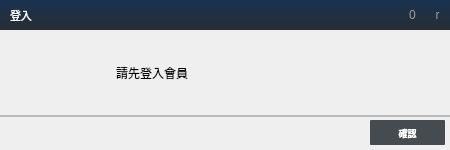
<?xml version="1.0" encoding="UTF-8"?>
<ui version="4.0">
 <class>Msg</class>
 <widget class="QWidget" name="Msg">
  <property name="geometry">
   <rect>
    <x>0</x>
    <y>0</y>
    <width>450</width>
    <height>150</height>
   </rect>
  </property>
  <property name="windowTitle">
   <string>消息提示</string>
  </property>
  <property name="styleSheet">
   <string notr="true">QWidget#widgetTitle {
	background-color: qlineargradient(spread:pad, x1:0, y1:0, x2:0, y2:1, stop:0 rgba(25, 50, 80, 255), stop:1 rgba(40, 45, 50, 255));
}
QWidget#widgetContent {
	
}
QWidget#widgetBottom {
	border-top-style: solid;
	border-top-width: 2px;
	border-top-color: rgba(60, 65, 70, 80);
}

QLabel#lbl_title {
	color: rgb(255, 255, 255);
}
QLabel#lbl_content {
	padding: 5px;
	color: rgb(0, 0, 0);
}
QPushButton {
	border: none;
	background: transparent;
}
QPushButton#btn_close {
	font-family: &quot;webdings&quot;;
	color: rgb(160, 160, 160);
}
QPushButton#btn_close:hover {
	background-color: rgba(212, 64, 39, 0);
	color: rgb(255, 255, 255);
}
QPushButton#btn_minimized {
	font-family: &quot;webdings&quot;;
	color: rgb(160, 160, 160);
}
QPushButton#btn_minimized:hover {
	background-color: rgba(212, 64, 39, 0);
	color: rgb(255, 255, 255);
}
QPushButton#btn_confirm {
	color: rgb(255, 255, 255);
	border-radius: 1px;
	border: solid 3px rgb(255, 255, 255);
	font-weight: bold;
	
	background-color: rgb(70, 75, 80);
}
QPushButton#btn_confirm:hover {
	color: rgb(255, 255, 255);
	font-weight: bold;
	
}</string>
  </property>
  <layout class="QVBoxLayout" name="verticalLayout" stretch="0,10,0">
   <property name="spacing">
    <number>0</number>
   </property>
   <property name="leftMargin">
    <number>0</number>
   </property>
   <property name="topMargin">
    <number>0</number>
   </property>
   <property name="rightMargin">
    <number>0</number>
   </property>
   <property name="bottomMargin">
    <number>0</number>
   </property>
   <item>
    <widget class="QWidget" name="widgetTitle" native="true">
     <property name="minimumSize">
      <size>
       <width>0</width>
       <height>30</height>
      </size>
     </property>
     <layout class="QHBoxLayout" name="horizontalLayout_3">
      <property name="spacing">
       <number>0</number>
      </property>
      <property name="leftMargin">
       <number>10</number>
      </property>
      <property name="topMargin">
       <number>0</number>
      </property>
      <property name="rightMargin">
       <number>0</number>
      </property>
      <property name="bottomMargin">
       <number>0</number>
      </property>
      <item>
       <widget class="QLabel" name="lbl_title">
        <property name="minimumSize">
         <size>
          <width>0</width>
          <height>20</height>
         </size>
        </property>
        <property name="font">
         <font>
          <family>Microsoft JhengHei</family>
          <pointsize>8</pointsize>
         </font>
        </property>
        <property name="text">
         <string>登入</string>
        </property>
       </widget>
      </item>
      <item>
       <spacer name="horizontalSpacer">
        <property name="orientation">
         <enum>Qt::Horizontal</enum>
        </property>
        <property name="sizeHint" stdset="0">
         <size>
          <width>40</width>
          <height>20</height>
         </size>
        </property>
       </spacer>
      </item>
      <item>
       <widget class="QPushButton" name="btn_minimized">
        <property name="minimumSize">
         <size>
          <width>25</width>
          <height>25</height>
         </size>
        </property>
        <property name="maximumSize">
         <size>
          <width>25</width>
          <height>25</height>
         </size>
        </property>
        <property name="text">
         <string>0</string>
        </property>
       </widget>
      </item>
      <item>
       <widget class="QPushButton" name="btn_close">
        <property name="minimumSize">
         <size>
          <width>25</width>
          <height>25</height>
         </size>
        </property>
        <property name="maximumSize">
         <size>
          <width>25</width>
          <height>25</height>
         </size>
        </property>
        <property name="text">
         <string>r</string>
        </property>
       </widget>
      </item>
     </layout>
    </widget>
   </item>
   <item>
    <widget class="QWidget" name="widgetContent" native="true">
     <layout class="QHBoxLayout" stretch="1,15,1,60,1">
      <item>
       <spacer name="horizontalSpacer_3">
        <property name="orientation">
         <enum>Qt::Horizontal</enum>
        </property>
        <property name="sizeHint" stdset="0">
         <size>
          <width>40</width>
          <height>20</height>
         </size>
        </property>
       </spacer>
      </item>
      <item>
       <widget class="QLabel" name="lbl_icon">
        <property name="text">
         <string/>
        </property>
       </widget>
      </item>
      <item>
       <spacer name="horizontalSpacer_4">
        <property name="orientation">
         <enum>Qt::Horizontal</enum>
        </property>
        <property name="sizeHint" stdset="0">
         <size>
          <width>40</width>
          <height>20</height>
         </size>
        </property>
       </spacer>
      </item>
      <item>
       <widget class="QLabel" name="lbl_content">
        <property name="font">
         <font>
          <family>Microsoft JhengHei</family>
         </font>
        </property>
        <property name="text">
         <string>請先登入會員</string>
        </property>
        <property name="wordWrap">
         <bool>true</bool>
        </property>
        <property name="margin">
         <number>0</number>
        </property>
       </widget>
      </item>
      <item>
       <spacer name="horizontalSpacer_5">
        <property name="orientation">
         <enum>Qt::Horizontal</enum>
        </property>
        <property name="sizeHint" stdset="0">
         <size>
          <width>40</width>
          <height>20</height>
         </size>
        </property>
       </spacer>
      </item>
     </layout>
    </widget>
   </item>
   <item>
    <widget class="QWidget" name="widgetBottom" native="true">
     <layout class="QHBoxLayout" name="horizontalLayout" stretch="0,0">
      <property name="spacing">
       <number>0</number>
      </property>
      <property name="leftMargin">
       <number>0</number>
      </property>
      <property name="topMargin">
       <number>5</number>
      </property>
      <property name="rightMargin">
       <number>5</number>
      </property>
      <property name="bottomMargin">
       <number>5</number>
      </property>
      <item>
       <spacer name="horizontalSpacer_2">
        <property name="orientation">
         <enum>Qt::Horizontal</enum>
        </property>
        <property name="sizeHint" stdset="0">
         <size>
          <width>170</width>
          <height>20</height>
         </size>
        </property>
       </spacer>
      </item>
      <item>
       <widget class="QPushButton" name="btn_confirm">
        <property name="minimumSize">
         <size>
          <width>75</width>
          <height>25</height>
         </size>
        </property>
        <property name="font">
         <font>
          <family>Microsoft JhengHei</family>
          <pointsize>7</pointsize>
          <weight>75</weight>
          <bold>true</bold>
         </font>
        </property>
        <property name="cursor">
         <cursorShape>PointingHandCursor</cursorShape>
        </property>
        <property name="text">
         <string>確認</string>
        </property>
       </widget>
      </item>
     </layout>
    </widget>
   </item>
  </layout>
 </widget>
 <resources/>
 <connections/>
</ui>
